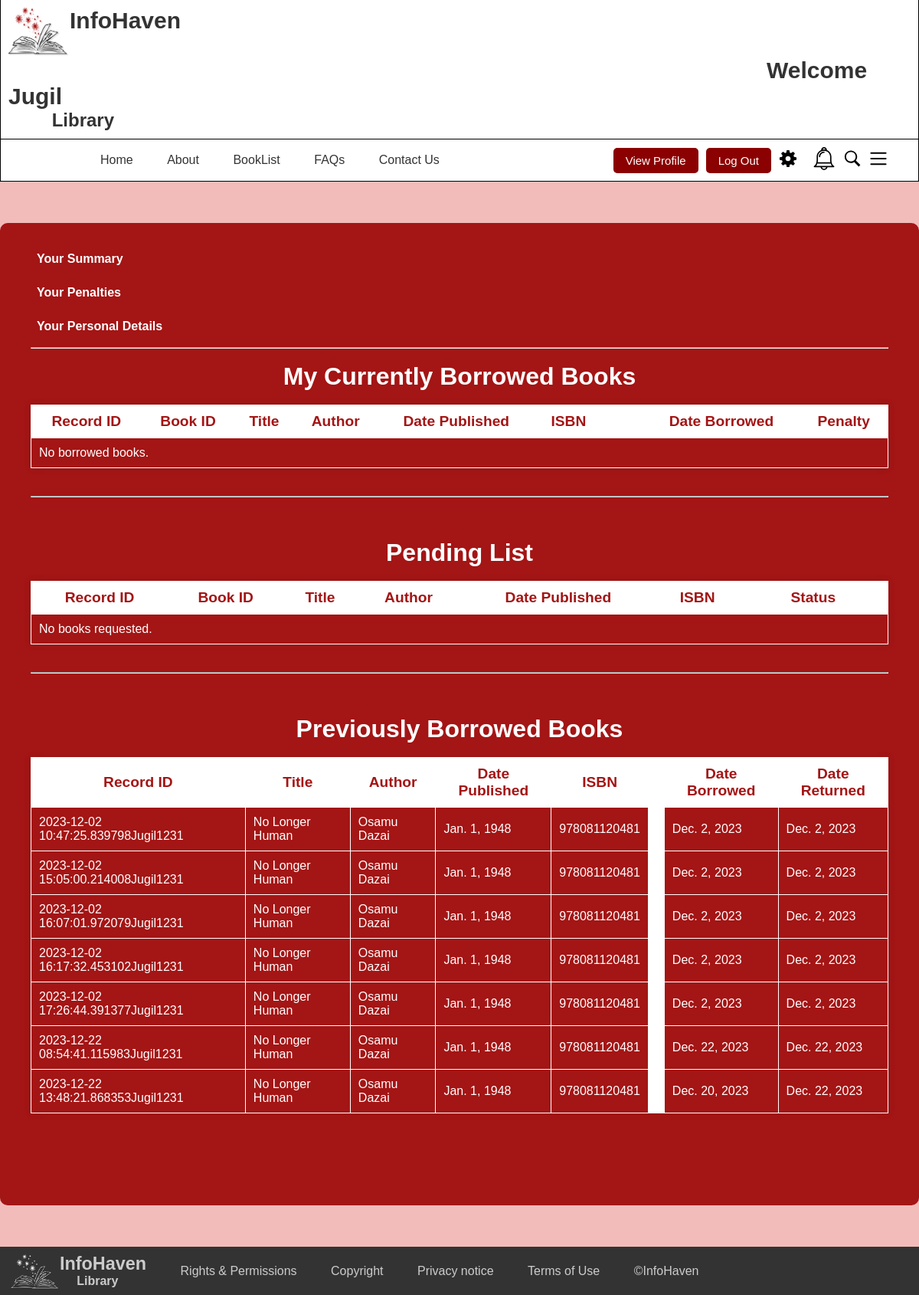
Screenshot of /profile/ (signed in) with the database file from the repository.
### InfoHaven_App/models.py (models this page shows, shortened)
class BorrowingRecord(models.Model):
    Record_ID = models.CharField(primary_key=True, unique=True, max_length=50)
    book_id = models.ForeignKey('Book', on_delete=models.PROTECT)
    Member_ID = models.CharField(max_length=50)
    date_borrowed = models.DateField(default=None)
    return_date = models.DateField(default=None)
    date_returned = models.DateField(null=True, blank=True)
    penalty = models.DecimalField(max_digits=5, decimal_places=2, default=0.00)
    isReturned = models.IntegerField(default=0)
    isAccepted = models.IntegerField(default=0)
    isRequested = models.IntegerField(default=0)

class Book(models.Model):
    book_id = models.CharField(primary_key=True, unique=True, max_length=50)
    author_id = models.CharField(max_length=50)
    title = models.CharField(max_length=255)
    summary = models.TextField(null=True, blank=True)
    author = models.CharField(max_length=255)
    publisher = models.CharField(max_length=255)
    classification = models.CharField(max_length=255)
    date_published = models.DateField()
    isbn = models.CharField(max_length=13, unique=True)
    status = models.CharField(max_length=50)
    borrower = models.CharField(max_length=50, blank=True, null=True)

### InfoHaven_App/views.py (the view, shortened to what this page needs)
# urls.py: path('profile/', views.profile, name='profile'),
def profile(request):
    if 'member_id' in request.session:
        member_id = request.session['member_id']
        member_requested_books = BorrowingRecord.objects.filter(Member_ID=member_id, isReturned=0, isRequested=1)
        member_borrowed_books = BorrowingRecord.objects.filter(Member_ID=member_id, isReturned=0, isRequested=0, isAccepted=1)
        member_old_borrowed_books = BorrowingRecord.objects.filter(Member_ID=member_id, isReturned=1)
        for record in member_borrowed_books:
            record.calculate_money_penalty()
        context = {
            'requested_books': member_requested_books,
            'borrowed_books': member_borrowed_books,
            'old_borrowed_books': member_old_borrowed_books
        }
        return render(request, 'InfoHaven_App/profile.html', context)
    return render(request, 'InfoHaven_App/profile.html')

### templates/InfoHaven_App/profile.html (shortened to what this page needs)
<!DOCTYPE html>
<html lang="en">
<head>
      {% load static %}
      <link rel="stylesheet" href="{% static 'styles.css' %}">
  </head>
  <body>
      <header style="padding: 0;">
          <div class="bordering2">
              <img src="{% static 'logo.png' %}" alt="logo" class="logo">
              <h1 class="element" style="padding-left: 10px; padding-top: 10px; font-size: 30px;">
                  InfoHaven
                  {% if request.session.member_type == 0 %}
                      <span style="padding-left: 990px;">Welcome {{ request.session.member_fname }}</span>
                  {% else %}
                      <span style="padding-left: 990px;">Welcome Admin</span>
                  {% endif %}
              </h1>
              <h2 class="element" style="padding-left: 40px; padding-bottom: 10px;">&nbsp;&nbsp;&nbsp;&nbsp;Library</h2>
          </div>
          <nav class="bordering">
              <ul class="menu">
                  <li><a href="/Start_Logged">Home</a></li>
                  <li><a href="/About">About</a></li>
                  {% if request.session.member_type == 0 %}
                      <li><a href="/Dashboard">BookList</a></li>
                  {% else %}
                      <li><a href="/DashboardAdmin">BookList</a></li>
                  {% endif %}
                  <li><a href="#faqs">FAQs</a></li>
                  <li><a href="#contact">Contact Us</a></li>
              </ul>
              <div class="user-actions">
                <a href="/profile">
                    <button id="sign-in">View Profile</button>
                </a>
                  <a href="/Logout">
                      <button id="sign-in">Log Out</button>
                  </a>
                  <div id="settings-icon">
                    <img src="{% static 'settings.svg' %}" alt="Settings Icon" id="settings-button">
                </div>
                <div id="notificaiton-icon">
                    <a href="/Notification">
                    <img src="{% static 'notification-bell.svg' %}" alt="Notification Icon">
                </a>
                </div>
                  <div id="search-icon">
                      <img src="{% static 'search.svg' %}" alt="Search Icon">
                  </div>
                  <div id="menu-icon">
                      <img src="{% static 'menu.svg' %}" alt="Menu Icon">
                  </div>
              </div>
          </nav>
      </header>
        <main style="background-color: #F2BCBA; min-height: 74vh;">
        <br><br><br>
        <div class="dbu_wrapper" style="display: flex; flex-direction: column;">
            <ul class="link-list">
                <li class="list-item">
                    <a href="/profile" class="list-link">Your Summary</a>
                </li>
                <li class="list-item">
                    <a href="/Penalties" class="list-link">Your Penalties</a>
                </li>
                <li class="list-item">
                    <a href="#" class="list-link">Your Personal Details</a>
                </li>
            </ul>
            <hr><br>
            <h1 style="align-self: center;">My Currently Borrowed Books</h1>
            <br>
            <table class="table table-striped table-bordered table-hover center">
                <thead>
                    <tr style="font-size: larger;">
                        <th>Record ID</th>
                        <th>Book ID</th>
                        <th>Title</th>
                        <th>Author</th>
                        <th>Date Published</th>
                        <th>ISBN</th>
                        <th><th>
                        <th>Date Borrowed</th>
                        <th>Penalty</th>
                    </tr>
                </thead>
                <tbody>
                    {% for record in borrowed_books %}
                        <tr>
                            <td>{{ record.Record_ID }}</td>
                            <td>{{ record.book_id.book_id }}</td>
                            <td>{{ record.book_id.title }}</td>
                            <td>{{ record.book_id.author }}</td>
                            <td>{{ record.book_id.date_published }}</td>
                            <td>{{ record.book_id.isbn }}</td>
                            <td>{{ record.book_id.status }}</td>
                            <td style="background-color: white;"></td>
                            <td>{{ record.date_borrowed }}</td>
                            <td>₱{{ record.penalty }}</td>
                        </tr>
                    {% empty %}
                    <tr>
                        <td colspan="11">No borrowed books.</td>
                    </tr>
                {% endfor %}
                </tbody>
            </table>
            <br><br><hr><br><br><br>
            <h1 style="align-self: center;">Pending List</h1>
            <br>
            <table class="table table-striped table-bordered table-hover center">
                <thead>
                    <tr style="font-size: larger;">
                        <th>Record ID</th>
                        <th>Book ID</th>
                        <th>Title</th>
                        <th>Author</th>
                        <th>Date Published</th>
                        <th>ISBN</th>
                        <th></th>
                        <th>Status</th>
                        <th></th>
                    </tr>
                </thead>
                <tbody>
                    {% for record in requested_books %}
                        <tr>
                            <td>{{ record.Record_ID }}</td>
                            <td>{{ record.book_id.book_id }}</td>
                            <td>{{ record.book_id.title }}</td>
                            <td>{{ record.book_id.author }}</td>
                            <td>{{ record.book_id.date_published }}</td>
                            <td>{{ record.book_id.isbn }}</td>
                            <td style="background-color: white;"></td>
                            <td>{{ record.book_id.status }}</td>
                            <td>
                                <br>
                                <button class="btn" onclick="handleAction('{{ record.Record_ID }}', 'cancel')">Cancel</button>
                                <br><br>
                            </td>
                        </tr>
                    {% empty %}
                    <tr>
                        <td colspan="10">No books requested.</td>
                    </tr>
                {% endfor %}
                </tbody>
            </table>
            <br><br><hr><br><br><br>
            <h1 style="align-self: center;">Previously Borrowed Books</h1>
            <br>
            <table class="table table-striped table-bordered table-hover center">
                <thead>
                    <tr style="font-size: larger;">
                        <th>Record ID</th>
                        <th>Title</th>
                        <th>Author</th>
                        <th>Date Published</th>
                        <th>ISBN</th>
                        <th></th>
                        <th>Date Borrowed</th>
                        <th>Date Returned</th>
                    </tr>
                </thead>
                <tbody>
                    {% for record in old_borrowed_books %}
                        <tr>
                            <td>{{ record.Record_ID }}</td>
                            <td>{{ record.book_id.title }}</td>
                            <td>{{ record.book_id.author }}</td>
                            <td>{{ record.book_id.date_published }}</td>
                            <td>{{ record.book_id.isbn }}</td>
                            <td style="background-color: white;"></td>
                            <td>{{ record.date_borrowed }}</td>
                            <td>{{ record.date_returned }}</td>
                        </tr>
                    {% empty %}
                    <tr>
                        <td colspan="8">No books requested.</td>
                    </tr>
                {% endfor %}
                </tbody>
            </table>
            <br><br><br><br><br>
        </div>
        <br><br><br>
      </main>
    <footer>
        <img src="{% static 'imglogo2.png' %}" alt="Image logo" style="width: 70px; height: 55px; float: left; margin-top: -5px; margin-left: 8px;">
        <div>
            <div class="library-name">
            <h3 class="element">InfoHaven</h3><h4 class="element" style="font-size:medium;">&nbsp;&nbsp;&nbsp;&nbsp;&nbsp;Library</h4>
            </div>
            <ul class="footer-links">
                <li><a href="#">Rights & Permissions</a></li>
                <li><a href="#">Copyright</a></li>
                <li><a href="#">Privacy notice</a></li>
                <li><a href="#">Terms of Use</a></li>
                <li><a href="#">&#169;InfoHaven</a></li>
            </ul>
        </div>
    </footer>
</body>
</html>

### static/styles.css (style rules this page uses)
body { font-family: Arial, sans-serif; margin: 0; padding: 0; }
nav { display: flex; justify-content: space-between; align-items: center; margin: 0 auto; padding: 0 20px; }
footer { background-color: #333; color: #CCC; padding: 9px 0; }
.logo { width: 90px; height: 75px; float: left; }
.element { margin: 0; padding: 0; }
.bordering { padding: 10px; border-top: none; border-right: 1px solid black; border-bottom: 1px solid black; border-left: 1px solid black; }
.bordering2 { border-top: none; border-right: 1px solid black; border-bottom: 1px solid black; border-left: 1px solid black; }
.menu { list-style-type: none; padding: 0; margin-left: 100px; }
.menu li { display: inline; margin-left: 20px; margin-right: 20px; }
.menu li a { text-decoration: none; color: #333; }
.user-actions { display: flex; align-items: center; margin-right: 20px; }
.library-name, .footer-links { display: inline-block; vertical-align: middle; margin: 0; }
.library-name { font-size: 20px; margin-right: 20px; }
.footer-links { list-style: none; padding: 0; }
.footer-links li { margin-right: 20px; display: inline; margin-left: 20px ; }
.footer-links a { color: #CCC; text-decoration: none; }
#sign-up, #sign-in { margin-right: 10px; background-color: darkred; color: #fff; border: none; padding: 8px 16px; cursor: pointer; border-radius: 5px; font-size: 15px; }
#search-icon { margin-right: 10px; cursor: pointer; }
#search-icon img { width: 24px; height: 24px; }
#menu-icon { margin-right: 10px; cursor: pointer; }
#menu-icon img { width: 24px; height: 24px; }
* { margin: 0; padding: 0; box-sizing: border-box; font-family: "Poppins", sans-serif; }
body { justify-content: center; align-items: center; min-height: 100vh; background-size: cover; background-position: center; }
header { color: #333; background-color: #fff; padding: 10px 0; }
.dbu_wrapper { width: 100%; margin-right: auto; margin-left: auto; background: #a41515; color: #fff; border-radius: 10px; padding: 30px 40px; min-width: 500px; }
.table { width: 100%; border-collapse: collapse; box-shadow: 0px 0px 10px 0px rgba(0,0,0,0.1); }
.table th { background-color: white; color: #a41515; padding: 10px; border: 1px solid white; width: auto; height: auto; }
.table td { padding: 10px; border: 1px solid white; }
.center { margin-left: auto; margin-right: auto; }

### rows the page displays
BorrowingRecord: Record_ID "2023-12-02 10:47:25.839798Jugil1231", book_id "No Longer Human", book_id.author "Osamu Dazai", book_id.date_published "Jan. 1, 1948", book_id.isbn "978081120481", date_borrowed "Dec. 2, 2023", date_returned "Dec. 2, 2023"
BorrowingRecord: Record_ID "2023-12-02 15:05:00.214008Jugil1231", book_id "No Longer Human", book_id.author "Osamu Dazai", book_id.date_published "Jan. 1, 1948", book_id.isbn "978081120481", date_borrowed "Dec. 2, 2023", date_returned "Dec. 2, 2023"
BorrowingRecord: Record_ID "2023-12-02 16:07:01.972079Jugil1231", book_id "No Longer Human", book_id.author "Osamu Dazai", book_id.date_published "Jan. 1, 1948", book_id.isbn "978081120481", date_borrowed "Dec. 2, 2023", date_returned "Dec. 2, 2023"
BorrowingRecord: Record_ID "2023-12-02 16:17:32.453102Jugil1231", book_id "No Longer Human", book_id.author "Osamu Dazai", book_id.date_published "Jan. 1, 1948", book_id.isbn "978081120481", date_borrowed "Dec. 2, 2023", date_returned "Dec. 2, 2023"
BorrowingRecord: Record_ID "2023-12-02 17:26:44.391377Jugil1231", book_id "No Longer Human", book_id.author "Osamu Dazai", book_id.date_published "Jan. 1, 1948", book_id.isbn "978081120481", date_borrowed "Dec. 2, 2023", date_returned "Dec. 2, 2023"
BorrowingRecord: Record_ID "2023-12-22 08:54:41.115983Jugil1231", book_id "No Longer Human", book_id.author "Osamu Dazai", book_id.date_published "Jan. 1, 1948", book_id.isbn "978081120481", date_borrowed "Dec. 22, 2023", date_returned "Dec. 22, 2023"
BorrowingRecord: Record_ID "2023-12-22 13:48:21.868353Jugil1231", book_id "No Longer Human", book_id.author "Osamu Dazai", book_id.date_published "Jan. 1, 1948", book_id.isbn "978081120481", date_borrowed "Dec. 20, 2023", date_returned "Dec. 22, 2023"

### other values shown
{{ request.session.member_fname }} "Jugil"
